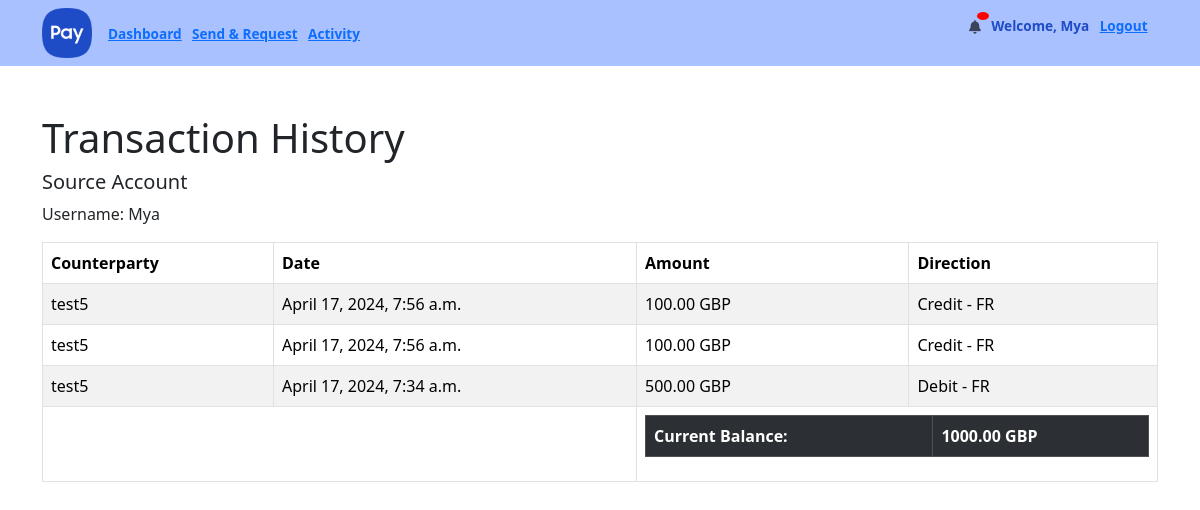
Page /webapps2024/transactions/ (signed in) on the earlier database version.
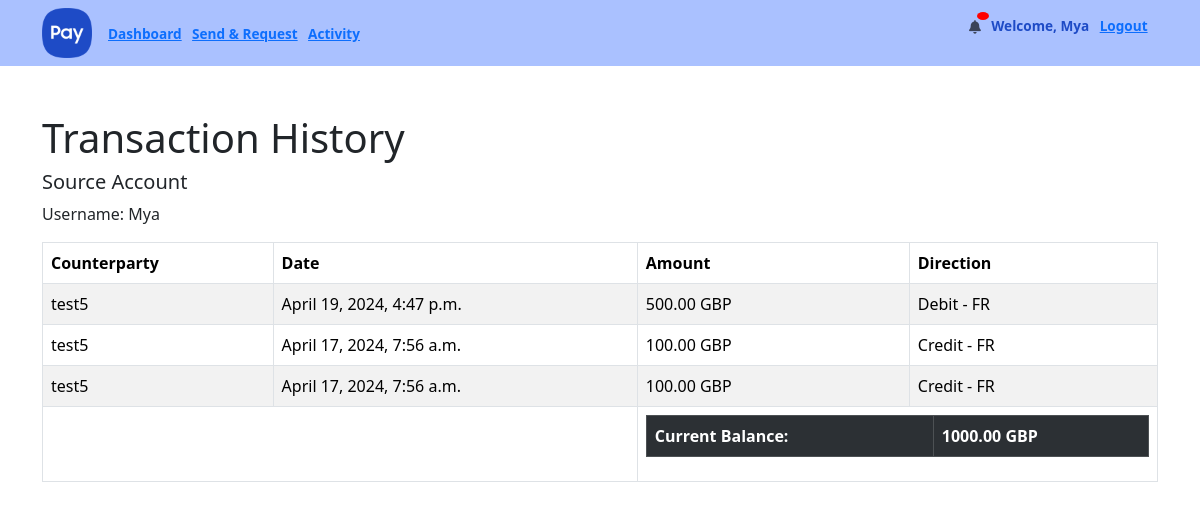
Same page on the later database version.
### transactions/models.py (models this page shows, shortened)
class FundRequest(models.Model):
    STATUS_CHOICES = [
        ('PENDING', 'Pending'),
        ('APPROVED', 'Approved'),
        ('DECLINED', 'Declined'),
    ]
    fund_requester = models.ForeignKey(User, on_delete=models.CASCADE, related_name='fund_requests', null=False)
    fund_sender = models.ForeignKey(User, on_delete=models.CASCADE, related_name='sent_fund_requests')
    amount = models.DecimalField(max_digits=12, decimal_places=2)
    description = models.CharField(max_length=500)
    currency = models.CharField(max_length=3, default='GBP')
    approved = models.BooleanField(default=False)
    created_at = models.DateTimeField(auto_now_add=False)
    approved_at = models.DateTimeField(auto_now_add=False)
    status = models.CharField(max_length=20, choices=STATUS_CHOICES, default='PENDING')

class Wallet(models.Model):
    user = models.OneToOneField(User, on_delete=models.CASCADE, related_name="balance")
    balance = models.DecimalField(max_digits=12, decimal_places=2, default=1000)
    currency = models.CharField(max_length=3, default='GBP')
    created_at = models.DateTimeField(auto_now_add=False)

### transactions/views.py (the view)
# urls.py: path('', views.transactionlog, name='transactionlog'),
@login_required(login_url='login')
def transactionlog(request):
    src_transactions = list(WalletTransaction.objects.filter(sender=request.user.username, recipient__isnull=False).order_by("-date_created"))
    dst_transactions = list(WalletTransaction.objects.filter(recipient=request.user.username).order_by("-date_created"))
    fund_requests_sent = list(FundRequest.objects.filter(fund_sender=request.user).order_by("-created_at"))
    fund_requests_received = list(FundRequest.objects.filter(fund_requester=request.user).exclude(Q(fund_sender=request.user) | Q(fund_sender=None)).order_by("-created_at"))
    transactions = sorted(
        src_transactions + dst_transactions + fund_requests_sent + fund_requests_received,
        key=lambda x: x.date_created if hasattr(x, 'date_created') else x.created_at,
        reverse=True
    )
    rate = {'USD': 1.24, 'EUR': 1.16, 'GBP': 1.00}
    context = {
        'transactions': transactions,
        'rate': rate
    }
    return render(request, 'transactions/transactionlog.html', context)

### templates/transactions/transactionlog.html (shortened to what this page needs)
{% extends 'main/base.html' %}
{% load mathfilters %}
{% block content %}
<h1>Transaction History</h1>
<h5>Source Account</h5>
<p>Username: {{ user.username }}</p>
<table class="table table-bordered table-striped table-hover table-grey">
    <thead>
    <tr>
        <th>Counterparty</th>
        <th>Date</th>
        <th>Amount</th>
        <th>Direction</th>
    </tr>
    </thead>
    <tbody>
    {% if user.is_authenticated %}
    {% for transaction in transactions %}
    <tr>
        {% if transaction.sender == user.username %}
        <td>{{ transaction.recipient|default:"-" }}</td>
        <td>{{ transaction.date_created }}</td>
        <td>{{ transaction.amount|floatformat:2 }} {{ user.balance.currency }}</td>
        <td class="d-none">{% if transaction.transaction_type == 'DR' %}Debit{% else %}Credit{% endif %}</td>
        <td>Debit</td>
        {% elif transaction.recipient == user.username %}
        <td>{{ transaction.sender|default:"-" }}</td>
        <td>{{ transaction.date_created }}</td>
        <td>{{ transaction.amount|floatformat:2 }} {{ user.balance.currency }}</td>
        <td class="d-none">{% if transaction.transaction_type == 'DR' %}Debit{% else %}Credit{% endif %}</td>
        <td>Credit</td>
        {% elif transaction.fund_sender == user %}
        <td>{{ transaction.fund_requester|default:"-" }}</td>
        <td>{{ transaction.created_at|date:"F j, Y, g:i a" }}</td>
        <td>{{ transaction.amount|floatformat:2 }} {{ user.balance.currency }}</td>
        <td>Debit - FR</td>
        {% elif transaction.fund_requester == user %}
        <td>{{ transaction.fund_sender.username|default:"-" }}</td>
        <td>{{ transaction.created_at|date:"F j, Y, g:i a" }}</td>
        <td>{{ transaction.amount|floatformat:2 }} {{ user.balance.currency }}</td>
        <td>Credit - FR</td>
        {% endif %}
    </tr>
    {% endfor %}
    {% endif %}
    <tr>
        <td colspan="2">&nbsp;</td>
        <td colspan="2">
            <table class="table table-bordered table-striped table-hover table-dark">
                <tr>
                    <td><strong>Current Balance:</strong></td>
                    <td><strong>{{ user.balance.balance }} {{ user.balance.currency }}</strong></td>
                </tr>
            </table>
        </td>
    </tr>
    </tbody>
</table>
{% endblock %}

### templates/main/base.html (shortened to what this page needs)
{% load crispy_forms_tags %}
{% load static %}
{% load mathfilters %}
<!DOCTYPE html>
<html lang="en">
<head>
    <link href="https://cdn.jsdelivr.net/npm/bootstrap@5.3.3/dist/css/bootstrap.min.css" rel="stylesheet"
>
    <link rel="stylesheet" href="https://cdnjs.cloudflare.com/ajax/libs/font-awesome/6.5.2/css/all.min.css"
/>
    <link rel="stylesheet" type="text/css" href="{% static '/css/main.css' %}">
</head>
<nav class="navbar navbar-expand-lg navbar-light" style="background-color: #7ea1ffa8;">
    <div class="container">
        <a href="#" class="navbar-brand mb-0 mr-3 h1">
            <img alt="logo" src="{% static 'logo.png' %}" width="50" height="50"/>
        </a>
        <div class="collapse navbar-collapse justify-content-between" id="navbarText">
            <ul class="navbar-nav">
                {% if user.is_authenticated %}
                    <li class="nav-item">
                        <a href="{% url 'dashboard' %}">Dashboard</a>
                    </li>
                    <li class="nav-item">
                        <a href="{% url 'send&request' %}">Send & Request</a>
                    </li>
                    <li class="nav-item">
                        <a href="{% url 'transactionlog' %}">Activity</a>
                    </li>
            </ul>
            <ul>
                    <ul class="navbar-nav ms-auto">
                        <li class="nav-item">
                            <a href="{% url 'notifications:notification_list' %}" class="nav-link setting-icon position-relative">
                                <i class="fa-solid fa-bell"></i>
                                <span class="notification-badge">{{ new_notification_count }}</span>
                            </a>
                        </li>
                        <li class="nav-item"><a>Welcome, {{ user.username }}</a></li>
                        <li class="nav-item">
                            <a href="{% url 'logout' %}">Logout</a>
                        </li>
                    </ul>
                {% endif %}
            </ul>
        </div>
    </div>
</nav>
<body>
<div class="container py-5" style="padding-top: 80px;">
    {% block content %}
    {% endblock %}
</div>
</body>
</html>

Differences in the rows shown:
changed FundRequest: created_at "April 17, 2024, 7:34 a.m." → "April 19, 2024, 4:47 p.m."; moves up the list
